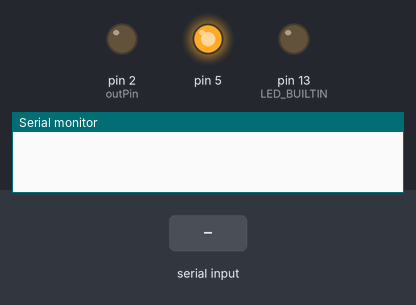
The sketch below on a simulated Arduino Uno, built with avr-gcc and run on an emulated ATmega328P. Parts: output pins drawn as LEDs (lit = HIGH), the last lines printed to the serial monitor. Dashed ring = blinking. Inputs (shaded band) come from the test bench.

Above: at 1.2 s.
1.3 s: "30,150\n" received over Serial
At 2.1 s:
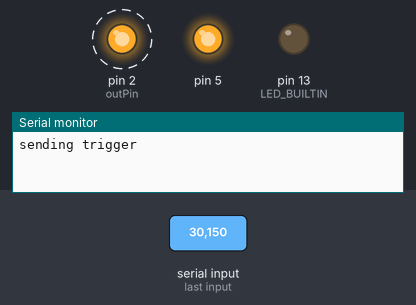
4.3 s: "200\n" received over Serial
At 8.0 s:
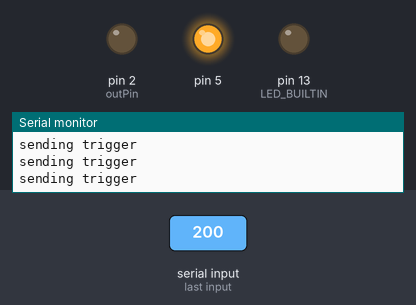
Timing chart, 0 to 9.5 s (numbered marks = the images above; inputs shaded):
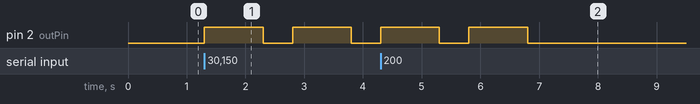

The sketch:

trigger_optoisolator.ino
```cpp
const int outPin = 2;
int prev_val = 0;
int LEDPin = 4;
char rcv;
int command;
#define THRESHOLD .15

int thresh = 280;//(int)(THRESHOLD / (3.3 / 4095.0));

uint8_t state = 0;
uint32_t pause = 200000;
uint32_t pause_time = 0;

uint32_t loop_time = 0;
uint32_t count = 0;


void setup() {
  // put your setup code here, to run once:
  Serial.begin(9600);
  loop_time = millis();

  pinMode(LED_BUILTIN, OUTPUT);
  pinMode(2, OUTPUT);
  pinMode(5, OUTPUT);

  loop_time = millis();

  digitalWrite(5, HIGH);
}

void loop() {
   if(Serial.available()>0)
   {
    rcv=Serial.read();
    //Serial.println(rcv);
    //command=atoi(rcv);
    command=rcv - '0';
    if(command==0)
    {
      Serial.println("sending trigger");
      digitalWrite(outPin, HIGH);
      delay(1000);
      digitalWrite(outPin, LOW);
      delay(500);
    }

   }


}
```

Measured:
- after the input at 1.3 s, pin 2 (outPin): alternates HIGH for 1.0 s and LOW for 0.50 s, starting at once
- after the input at 4.3 s, pin 2 (outPin): alternates HIGH for 1.0 s and LOW for 0.50 s, 4 changes in all, then stays LOW, starting at once
